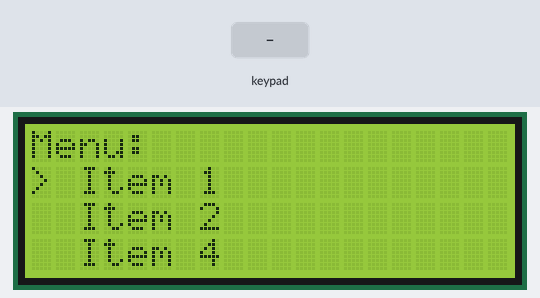
The sketch below on a simulated Arduino Mega 2560, built with avr-gcc and run on an emulated ATmega2560. Shown: 20×4 character LCD. The test bench sets the inputs (shaded band).

Above: at 3.3 s.
3.4 s: keypad keys 2 7 2 6 2 5 2 4 pressed 0.4 s apart
At 5.7 s:
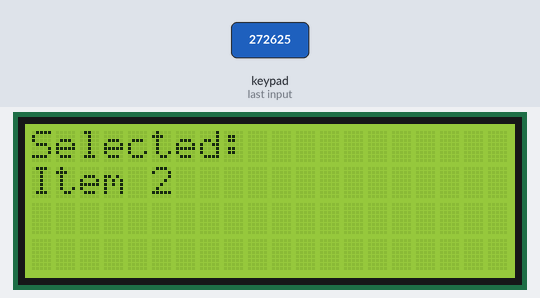
8.9 s: key '5' pressed
11.9 s: key '2' pressed
At 12.7 s:
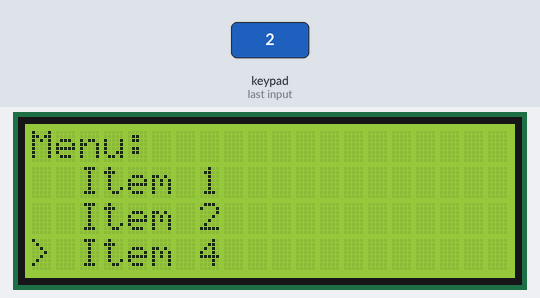
13.4 s: key '8' pressed
Timing chart, 0 to 15.9 s (numbered marks = the images above; inputs shaded):
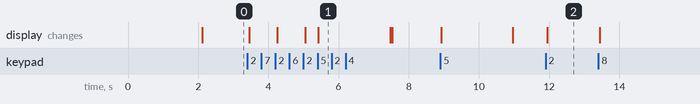

The sketch:

sca3-menu.ino
```cpp
#include <Wire.h>
#include <LiquidCrystal_I2C.h>
#include <Keypad.h>

// Inisialisasi LCD I2C (alamat bisa bervariasi, pastikan sesuai dengan LCD Anda)
LiquidCrystal_I2C lcd(0x20, 20, 4);

// Konfigurasi Keypad
const byte ROWS = 4; // 4 baris
const byte COLS = 4; // 4 kolom

char keys[ROWS][COLS] = {
  {'1', '2', '3', 'A'},
  {'4', '5', '6', 'B'},
  {'7', '8', '9', 'C'},
  {'*', '0', '#', 'D'}
};

byte rowPins[ROWS] = {27, 26, 25, 24}; // Hubungkan ke pin baris keypad
byte colPins[COLS] = {31, 30, 29, 28}; // Hubungkan ke pin kolom keypad

Keypad keypad = Keypad(makeKeymap(keys), rowPins, colPins, ROWS, COLS);

// Menu Items
String menuItems[] = {"Item 1", "Item 2", "Item 3", "Item 4"};
int menuLength = sizeof(menuItems) / sizeof(menuItems[0]);
int currentMenuIndex = 0;

void setup() {
  lcd.init();
  lcd.backlight();
  lcd.setCursor(0, 0);
  lcd.print("Menu System");
  delay(2000);
  lcd.clear();
  displayMenu();
}

void loop() {
  char key = keypad.getKey();
  if (key) {
    handleKeypress(key);
  }
}

void displayMenu() {
  lcd.clear();
  lcd.setCursor(0, 0);
  lcd.print("Menu:");
  for (int i = 0; i < menuLength; i++) {
    lcd.setCursor(0, i + 1);
    if (i == currentMenuIndex) {
      lcd.print("> "); // Menunjukkan pilihan saat ini
    } else {
      lcd.print("  ");
    }
    lcd.print(menuItems[i]);
  }
}

void handleKeypress(char key) {
  switch (key) {
    case '2': // Tombol '2' untuk naik
      currentMenuIndex--;
      if (currentMenuIndex < 0) {
        currentMenuIndex = menuLength - 1;
      }
      displayMenu();
      break;
    case '8': // Tombol '8' untuk turun
      currentMenuIndex++;
      if (currentMenuIndex >= menuLength) {
        currentMenuIndex = 0;
      }
      displayMenu();
      break;
    case '5': // Tombol '5' untuk memilih
      lcd.clear();
      lcd.setCursor(0, 0);
      lcd.print("Selected: ");
      lcd.setCursor(0, 1);
      lcd.print(menuItems[currentMenuIndex]);
      delay(2000);
      displayMenu();
      break;
    default:
      break;
  }
}
```

Measured:
- after the input at 3.4 s, the display: first changes after 0.05 s (image 1 shows a later state)
- after the input at 11.9 s, the display: changes after 0.05 s (image 2)
